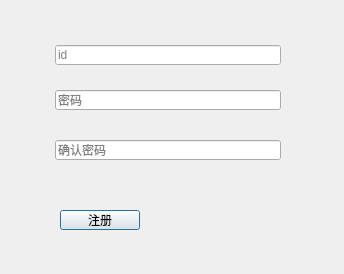
<?xml version="1.0" encoding="UTF-8"?>
<ui version="4.0">
 <class>RegisterDialog</class>
 <widget class="QDialog" name="RegisterDialog">
  <property name="windowModality">
   <enum>Qt::WindowModal</enum>
  </property>
  <property name="geometry">
   <rect>
    <x>0</x>
    <y>0</y>
    <width>344</width>
    <height>274</height>
   </rect>
  </property>
  <property name="windowTitle">
   <string>云度网盘-注册</string>
  </property>
  <widget class="QLineEdit" name="lineEdit_id">
   <property name="geometry">
    <rect>
     <x>55</x>
     <y>45</y>
     <width>226</width>
     <height>20</height>
    </rect>
   </property>
   <property name="placeholderText">
    <string>id</string>
   </property>
  </widget>
  <widget class="QLineEdit" name="lineEdit_pwd">
   <property name="geometry">
    <rect>
     <x>55</x>
     <y>90</y>
     <width>226</width>
     <height>20</height>
    </rect>
   </property>
   <property name="echoMode">
    <enum>QLineEdit::Password</enum>
   </property>
   <property name="placeholderText">
    <string>密码</string>
   </property>
  </widget>
  <widget class="QLineEdit" name="lineEdit_rpwd">
   <property name="geometry">
    <rect>
     <x>55</x>
     <y>140</y>
     <width>226</width>
     <height>20</height>
    </rect>
   </property>
   <property name="echoMode">
    <enum>QLineEdit::Password</enum>
   </property>
   <property name="placeholderText">
    <string>确认密码</string>
   </property>
  </widget>
  <widget class="QPushButton" name="pushButton_register">
   <property name="geometry">
    <rect>
     <x>60</x>
     <y>210</y>
     <width>80</width>
     <height>20</height>
    </rect>
   </property>
   <property name="text">
    <string>注册</string>
   </property>
  </widget>
 </widget>
 <resources/>
 <connections/>
</ui>
